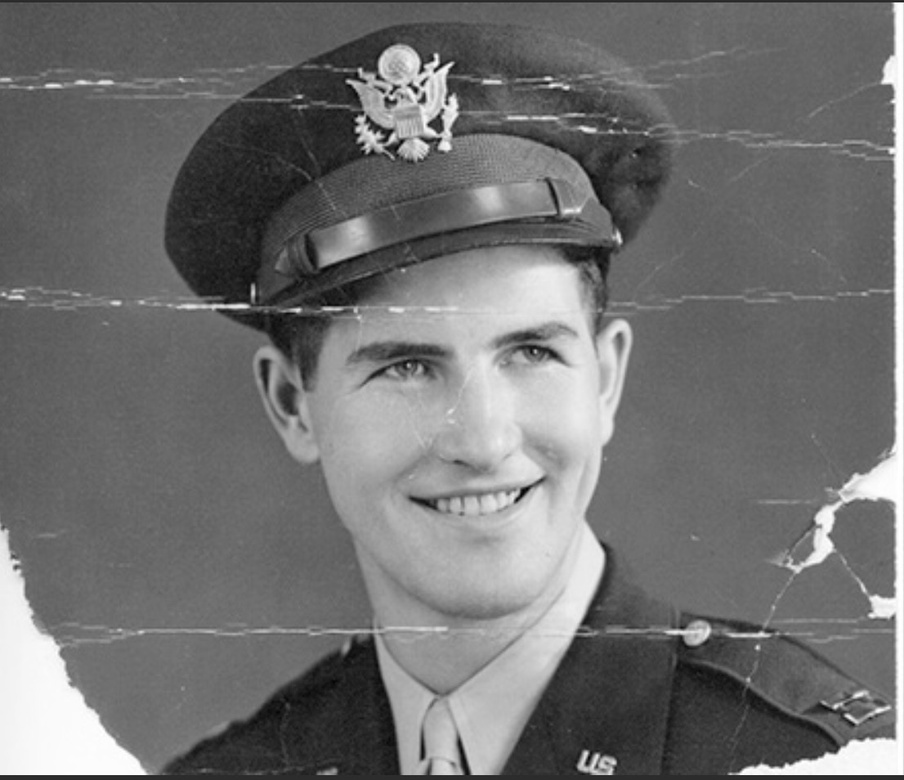
#> input picture doubao6/image3.jpg, 904 x 780 px, shrunk from 1106 x 954 before the run
$ python pypy.py   (older library calls are emulated)
#> lines starting #> are read from the running program, lines starting #| are printed output that depends on the picture; after the words box and inside, x2 and y2 are one past the last pixel; in counts of white or black regions, pixels touching at a corner belong together
import cv2
import numpy as np
import matplotlib.pyplot as plt

def detect_scratches_folds(image_path, sensitivity=50):
    """
    调整敏感度的划痕/折痕检测函数
    sensitivity: 敏感度（0-100），值越高检测越灵敏（可能增加误检）
    """
#> called with image_path = 'image3.jpg', sensitivity = 70
    # 读取图像
    original = cv2.imread(image_path)
#> original is the input picture: shape (780, 904, 3); min 4, max 255, mean 112.9
    if original is None:
        raise ValueError("无法读取图像，请检查路径")
    gray = cv2.cvtColor(original, cv2.COLOR_BGR2GRAY)
    height, width = gray.shape
#> height = 780; width = 904

    # 1. 轻度去噪（避免过度去噪丢失细节）
    blurred = cv2.GaussianBlur(gray, (3, 3), 0)
    # 敏感度高时降低去噪强度
    h_value = 10 if sensitivity > 50 else 15
    denoised = cv2.fastNlMeansDenoising(blurred, h=h_value)

    # 2. 边缘检测（降低阈值，保留更多潜在边缘）
    threshold1 = max(10, 50 - sensitivity//2)  # 敏感度越高，阈值越低
    threshold2 = max(50, 100 - sensitivity)
    edges = cv2.Canny(denoised, threshold1, threshold2)
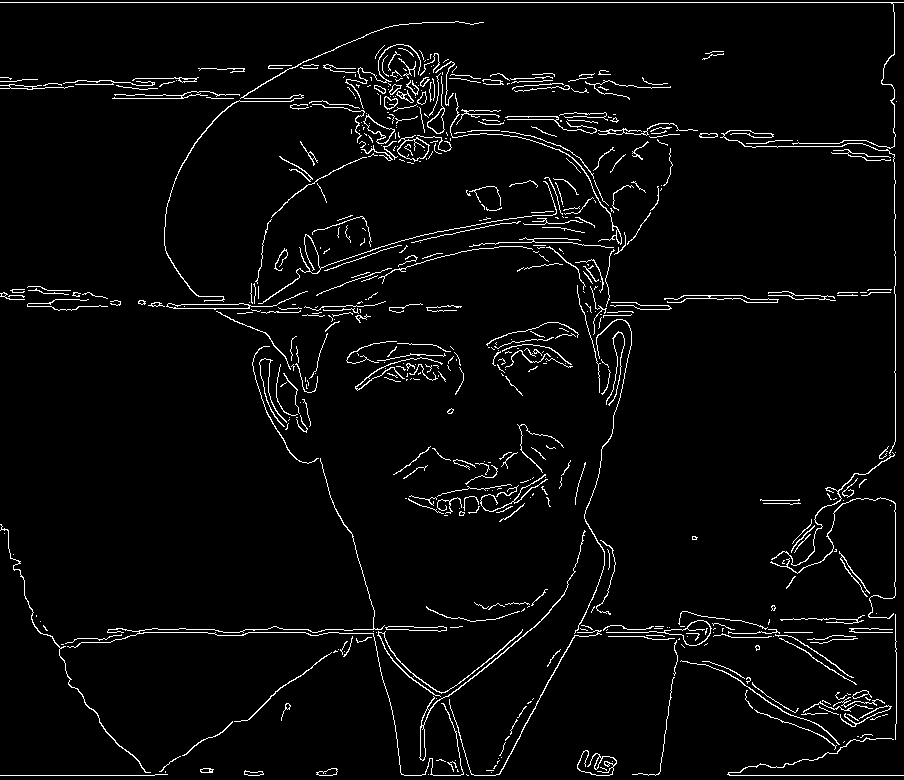
#> edges: shape (780, 904); 3.7% white in thin lines or dots

    # 3. 轻度形态学操作（只做一次膨胀，连接断续边缘）
    kernel = np.ones((2, 2), np.uint8)
    edges = cv2.dilate(edges, kernel, iterations=1)
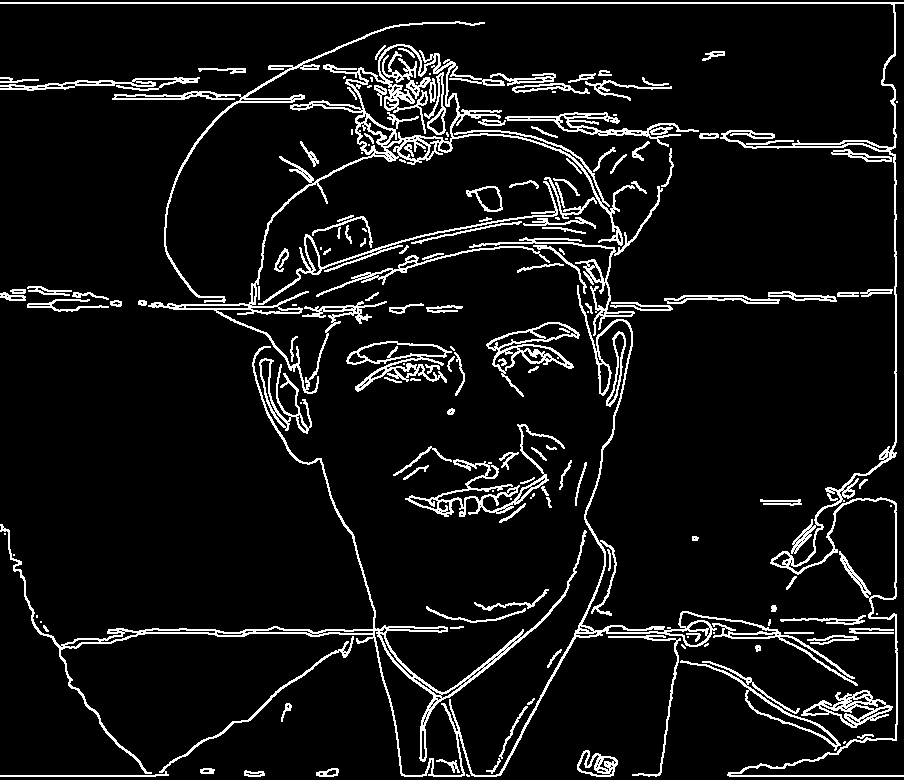
#> edges: shape (780, 904); 8% white in thin lines or dots

    # 4. 简化的方向过滤（只过滤方向高度一致的区域）
    filtered_edges = np.zeros_like(edges)
    # 计算梯度方向
    sobel_x = cv2.Sobel(denoised, cv2.CV_64F, 1, 0, ksize=3)
    sobel_y = cv2.Sobel(denoised, cv2.CV_64F, 0, 1, ksize=3)
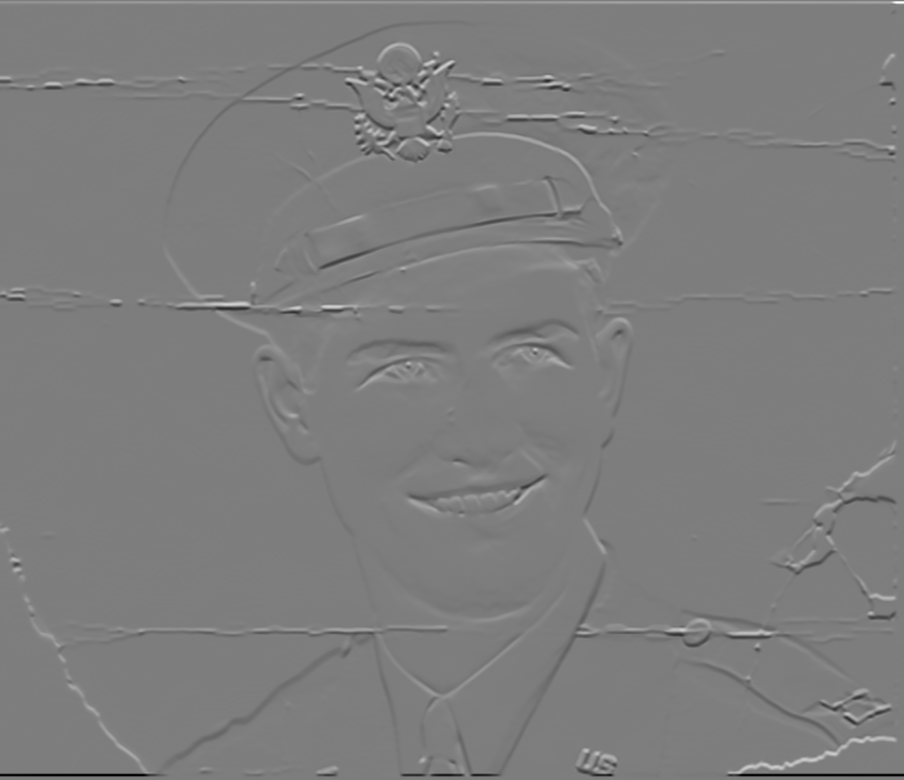
#> sobel_y: shape (780, 904) float64; min -644, max 660, mean 0; drawn with min black and max white
    edge_direction = np.arctan2(sobel_y, sobel_x)
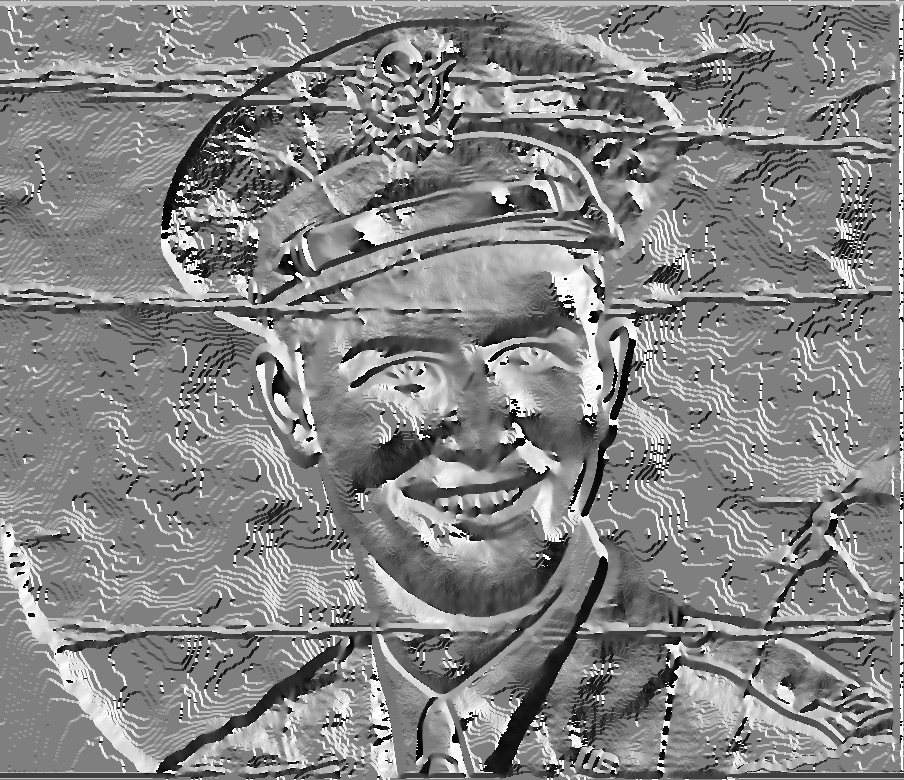
#> edge_direction: shape (780, 904) float64; min -3.14, max 3.14, mean 0.136; drawn with min black and max white

    # 降低方向过滤的严格度
    dir_var_threshold = 0.05 + (sensitivity / 100) * 0.15  # 敏感度越高，阈值越低

    for y in range(1, height - 1):
        for x in range(1, width - 1):
            if edges[y, x] == 255:
                # 取5x5窗口（更大窗口提高稳定性）
                win_dir = edge_direction[y-2:y+3, x-2:x+3].flatten()
                win_dir = win_dir[np.abs(win_dir) > 0.1]  # 过滤接近0的方向
                if len(win_dir) < 5:  # 减少对窗口内边缘数量的要求
                    filtered_edges[y, x] = 255
                    continue
                # 计算方向方差
                dir_var = np.var(win_dir)
                if dir_var > dir_var_threshold:
                    filtered_edges[y, x] = 255
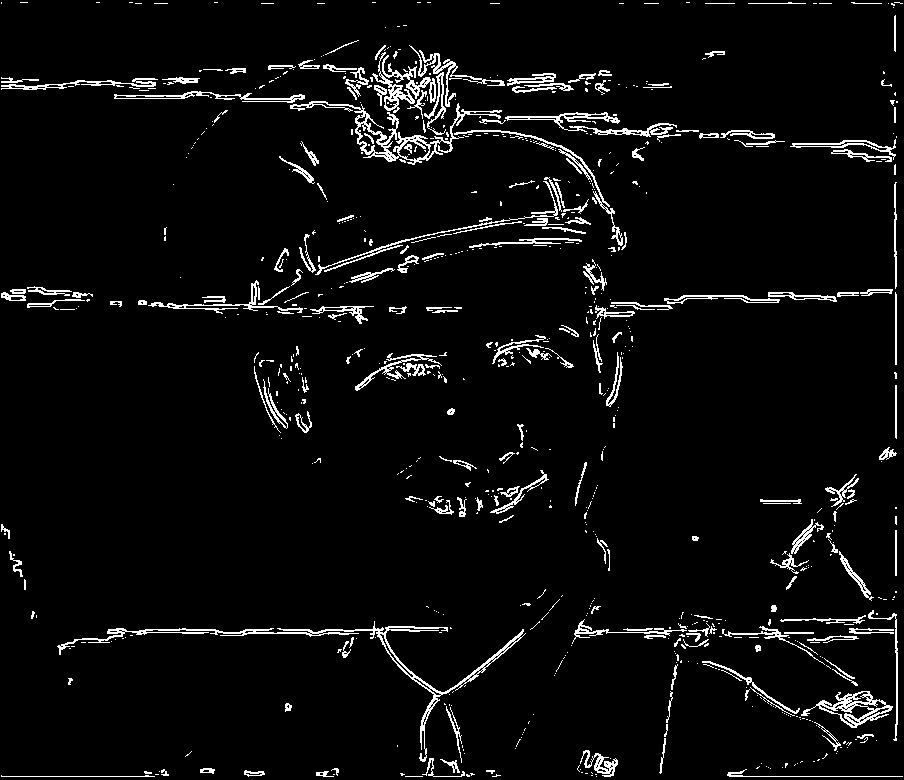
#> filtered_edges: shape (780, 904); 4.6% white in thin lines or dots

    # 5. 霍夫直线检测（放宽条件）
    min_line_length = max(10, 30 - sensitivity//2)  # 敏感度越高，最小长度越短
    max_line_gap = min(20, 10 + sensitivity//5)      # 敏感度越高，允许间隙越大

    lines = cv2.HoughLinesP(
        filtered_edges,
        rho=1, theta=np.pi/180,
        threshold=20,  # 降低阈值
        minLineLength=min_line_length,
        maxLineGap=max_line_gap
    )
#> lines = 1041 rows, first 6: [1, 78, 34, 80], [245, 629, 409, 629], [243, 630, 447, 630], [184, 93, 363, 108], [182, 633, 385, 633], [559, 125, 724, 137]

    # 标记结果
    detected = original.copy()
    count = 0
    if lines is not None:
        count = len(lines)
#> count = 1041
        for line in lines:
            x1, y1, x2, y2 = line[0]
            # 不过滤短线条，确保尽可能保留
            cv2.line(detected, (x1, y1), (x2, y2), (0, 0, 255), 2)
#> this loop made 1041 passes
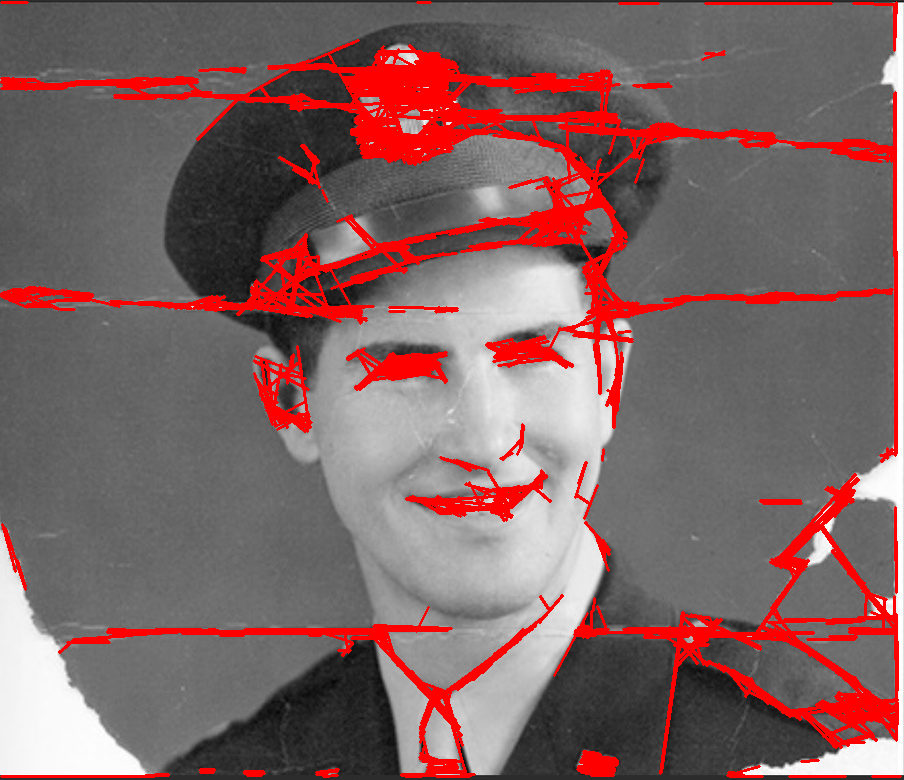
#> detected: shape (780, 904, 3); 11.18% of pixels changed, all inside (x1, y1, x2, y2) = (0, 1, 902, 778)

    return original, edges, filtered_edges, detected, count

def main():
    image_path = "image3.jpg"

    # 调整敏感度（建议先从70开始测试）
    sensitivity = 70  # 0-100，值越高检测越灵敏

    try:
        original, edges, filtered, detected, count = detect_scratches_folds(
            image_path,
            sensitivity=sensitivity
        )
#> count = 1041

        print(f"检测到 {count} 处可能的划痕/折痕（敏感度：{sensitivity}）")
#| 检测到 1041 处可能的划痕/折痕（敏感度：70）
        cv2.imwrite("adjusted_detected.png", detected)

        # 显示中间结果，帮助调试
        plt.figure(figsize=(16, 4))
        plt.subplot(141), plt.imshow(cv2.cvtColor(original, cv2.COLOR_BGR2RGB)), plt.title("原图")
        plt.subplot(142), plt.imshow(edges, cmap="gray"), plt.title("边缘检测结果")
        plt.subplot(143), plt.imshow(filtered, cmap="gray"), plt.title("过滤后边缘")
        plt.subplot(144), plt.imshow(cv2.cvtColor(detected, cv2.COLOR_BGR2RGB)), plt.title(f"检测结果（{count}处）")
        plt.tight_layout(), plt.show()
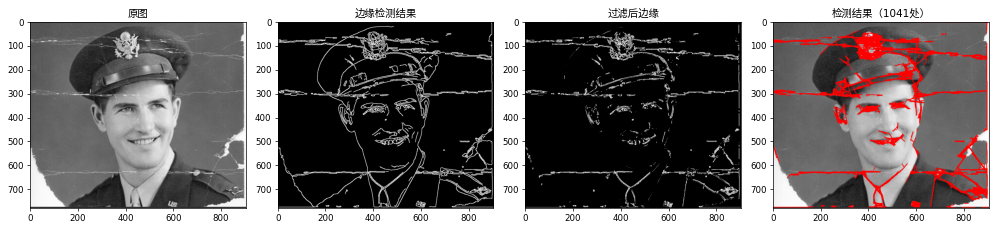
#> figure drawn by matplotlib, 4 panels

    except Exception as e:
        print(f"错误：{e}")

if __name__ == "__main__":
    main()
